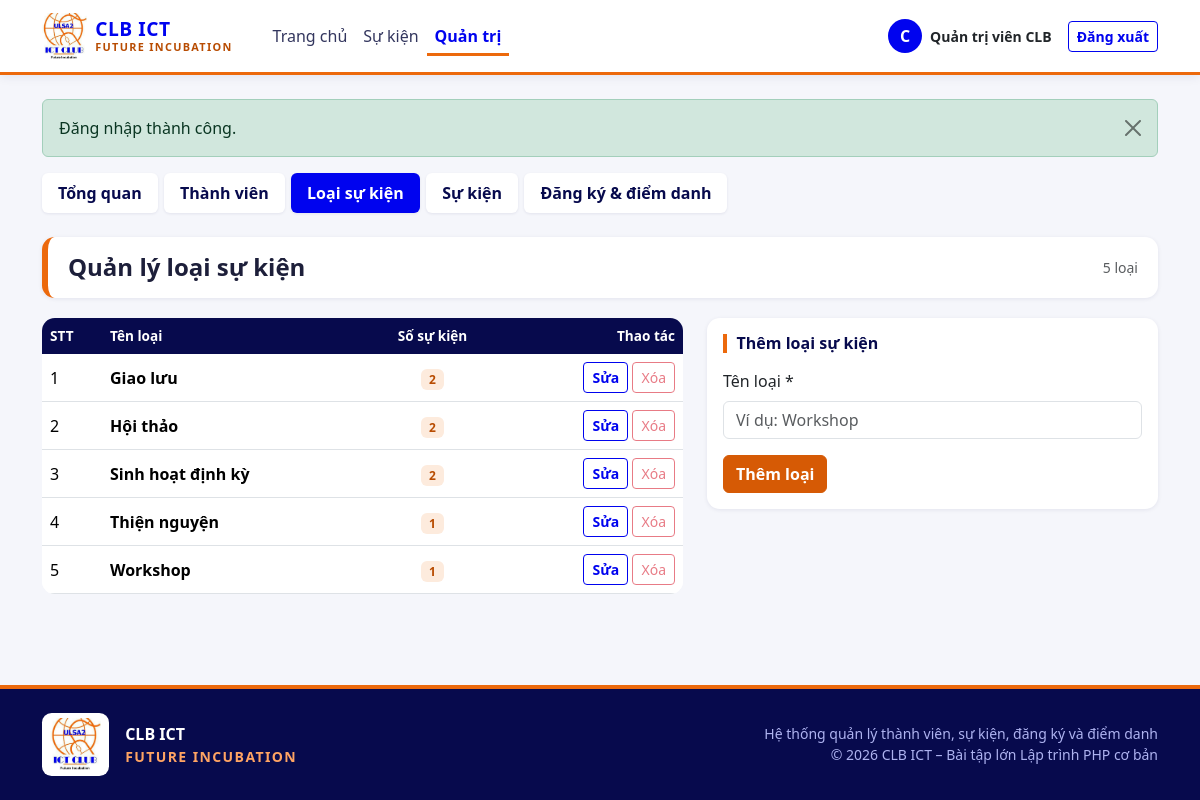
/clb/admin/categories.php (signed in), run on the app's committed database.
### tables this page shows
CREATE TABLE event_categories (
  id   INT UNSIGNED NOT NULL AUTO_INCREMENT,
  name VARCHAR(100) NOT NULL,
  PRIMARY KEY (id),
  UNIQUE KEY uq_event_categories_name (name)
);

### clb/config/database.php (called while the page is built, shortened)
<?php
function db(): PDO
{
    static $pdo = null;
    if ($pdo === null) {
        $dsn = 'mysql:host=' . DB_HOST . ';dbname=' . DB_NAME . ';charset=utf8mb4';
        try {
            $pdo = new PDO($dsn, DB_USER, DB_PASS, [
                PDO::ATTR_ERRMODE            => PDO::ERRMODE_EXCEPTION,
                PDO::ATTR_DEFAULT_FETCH_MODE => PDO::FETCH_ASSOC,
                PDO::ATTR_EMULATE_PREPARES   => false,
            ]);
        } catch (PDOException $e) {
            error_log('DB connect error: ' . $e->getMessage());
            http_response_code(500);
            exit('Không kết nối được cơ sở dữ liệu. Hãy bật MySQL trong XAMPP và kiểm tra config/config.php.');
        }
    }
    return $pdo;
}

### clb/includes/functions.php (called while the page is built, shortened)
<?php
function e(?string $s): string
{
    return htmlspecialchars((string)$s, ENT_QUOTES, 'UTF-8');
}
function url(string $path = ''): string
{
    return BASE_URL . '/' . ltrim($path, '/');
}
function invalid_class(array $errors, string $key): string
{
    return isset($errors[$key]) ? ' is-invalid' : '';
}

### clb/admin/categories.php (the view, shortened to what this page needs)
<?php
$errors    = [];
$editId    = 0;
$nameValue = '';
$categories = db()->query(
    'SELECT c.id, c.name, COUNT(e.id) AS event_count
     FROM event_categories c
     LEFT JOIN events e ON e.category_id = c.id
     GROUP BY c.id, c.name
     ORDER BY c.name'
)->fetchAll();
require __DIR__ . '/../includes/header.php';
require __DIR__ . '/../includes/admin_nav.php';
?>
<div class="page-head">
    <h1 class="h4">Quản lý loại sự kiện</h1>
    <span class="text-muted small"><?= count($categories) ?> loại</span>
</div>
<div class="row g-4">
    <div class="col-lg-7">
        <div class="table-responsive rounded">
            <table class="table table-brand align-middle">
                <thead>
                <tr>
                    <th style="width:60px">STT</th>
                    <th>Tên loại</th>
                    <th class="text-center">Số sự kiện</th>
                    <th class="text-end">Thao tác</th>
                </tr>
                </thead>
                <tbody>
                <?php foreach ($categories as $i => $c): ?>
                    <tr>
                        <td><?= $i + 1 ?></td>
                        <td class="fw-semibold"><?= e($c['name']) ?></td>
                        <td class="text-center"><span class="badge badge-cat"><?= (int)$c['event_count'] ?></span></td>
                        <td class="text-end">
                            <a class="btn btn-sm btn-outline-brand"
                               href="<?= e(url('admin/categories.php?edit=' . (int)$c['id'])) ?>">Sửa</a>
                            <form method="post" class="d-inline"
                                  onsubmit="return confirm('Xóa loại sự kiện này?');">
                                <button type="submit" class="btn btn-sm btn-outline-danger"
                                    <?= (int)$c['event_count'] > 0 ? 'disabled title="Loại đang có sự kiện, không thể xóa"' : '' ?>>
                                    Xóa
                                </button>
                            </form>
                        </td>
                    </tr>
                <?php endforeach; ?>
                </tbody>
            </table>
        </div>
    </div>
    <div class="col-lg-5">
        <div class="card">
            <div class="card-body">
                <h2 class="h6 form-section-title">
                    <?= $editId > 0 ? 'Sửa loại sự kiện' : 'Thêm loại sự kiện' ?>
                </h2>
                <form method="post" novalidate>
                    <div class="mb-3">
                        <label class="form-label" for="name">Tên loại *</label>
                        <input type="text" class="form-control<?= invalid_class($errors, 'name') ?>"
                               id="name" name="name" maxlength="100" required
                               value="<?= e($nameValue) ?>" placeholder="Ví dụ: Workshop">
                    </div>
                    <div class="d-flex gap-2">
                        <button type="submit" class="btn btn-primary">
                            <?= $editId > 0 ? 'Cập nhật' : 'Thêm loại' ?>
                        </button>
                    </div>
                </form>
            </div>
        </div>
    </div>
</div>
<?php require __DIR__ . '/../includes/footer.php'; ?>

### clb/assets/css/style.css (style rules this page uses)
:root { --brand-orange: #EC690C; --brand-orange-dark: #B84C02; --brand-orange-soft: #FDEBDD; --brand-blue: #0003EF; --brand-blue-dark: #0A0C8C; --brand-navy: #070A4D; --brand-blue-soft: #E8E9FF; --bs-primary: #D65A05; --bs-primary-rgb: 214, 90, 5; --bs-link-color: #0003EF; --bs-link-color-rgb: 0, 3, 239; --bs-link-hover-color: #0A0C8C; --bs-link-hover-color-rgb: 10, 12, 140; }
body { background-color: #F5F6FB; color: #1d1f3a; }
h1, h2, h3, h4, h5, h6 { color: var(--brand-navy); }
.btn-primary { --bs-btn-bg: #D65A05; --bs-btn-border-color: #D65A05; --bs-btn-hover-bg: #B84C02; --bs-btn-hover-border-color: #B84C02; --bs-btn-active-bg: #A64402; --bs-btn-active-border-color: #A64402; --bs-btn-disabled-bg: #D65A05; --bs-btn-disabled-border-color: #D65A05; --bs-btn-focus-shadow-rgb: 214, 90, 5; font-weight: 600; }
.btn-outline-brand { --bs-btn-color: #0003EF; --bs-btn-border-color: #0003EF; --bs-btn-hover-color: #fff; --bs-btn-hover-bg: #0003EF; --bs-btn-hover-border-color: #0003EF; --bs-btn-active-color: #fff; --bs-btn-active-bg: #0A0C8C; --bs-btn-active-border-color: #0A0C8C; --bs-btn-focus-shadow-rgb: 0, 3, 239; font-weight: 600; }
.card { border: 0; border-radius: .8rem; box-shadow: 0 1px 4px rgba(7, 10, 77, .08); }
.badge-cat { background: var(--brand-orange-soft); color: var(--brand-orange-dark); font-weight: 600; }
.page-head { display: flex; align-items: center; justify-content: space-between; flex-wrap: wrap; gap: .5rem; padding: 1rem 1.25rem; margin-bottom: 1.25rem; background: #fff; border-radius: .8rem; border-left: 6px solid var(--brand-orange); box-shadow: 0 1px 4px rgba(7, 10, 77, .08); }
.page-head h1 { margin: 0; font-weight: 800; }
.table-brand { background: #fff; border-radius: .8rem; overflow: hidden; margin-bottom: 0; }
.table-brand thead th { background: var(--brand-navy); color: #fff; font-weight: 600; font-size: .85rem; border: 0; white-space: nowrap; }
.table-brand tbody td { vertical-align: middle; }
.form-section-title { font-weight: 700; color: var(--brand-navy); border-left: 4px solid var(--brand-orange); padding-left: .6rem; margin-bottom: 1rem; }

### data on the page
event_categories: name "Giao lưu", event_count "2"
event_categories: name "Hội thảo", event_count "2"
event_categories: name "Sinh hoạt định kỳ", event_count "2"
event_categories: name "Thiện nguyện", event_count "1"
event_categories: name "Workshop", event_count "1"

### other printed values
APP_NAME "CLB ICT"
APP_TAGLINE "FUTURE INCUBATION"
$initial "C"
$user['full_name'] "Quản trị viên CLB"
$f['msg'] "Đăng nhập thành công."
$label "Tổng quan"
$label "Thành viên"
$label "Loại sự kiện"
$label "Sự kiện"
$label "Đăng ký & điểm danh"
count($categories) "5"
